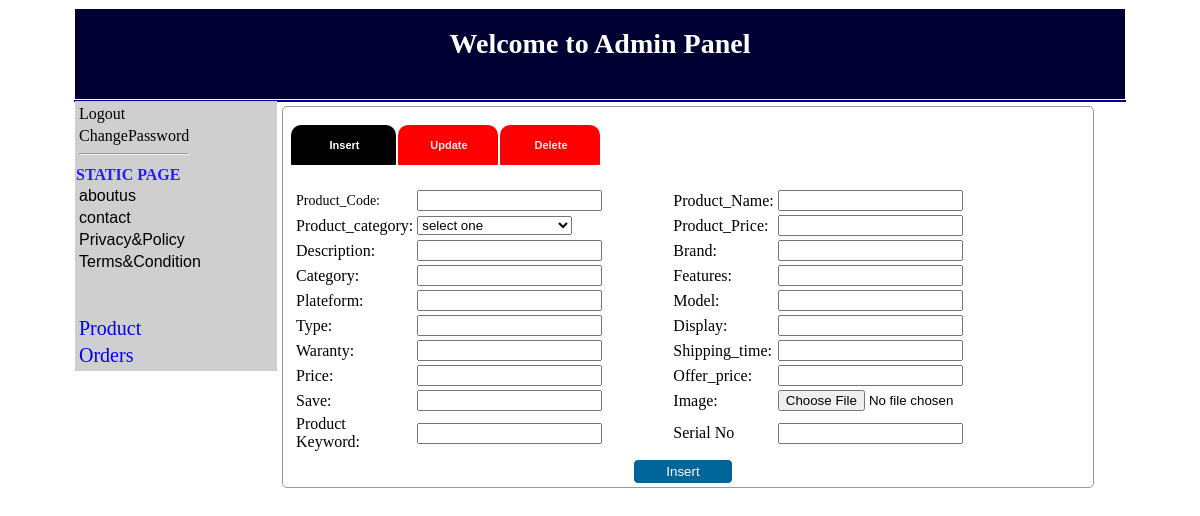
Screenshot of /admin/insert.php with the database file from the repository.
### tables this page shows
CREATE TABLE `static` (
  `static_id` int(11) NOT NULL,
  `page` varchar(200) NOT NULL,
  `details` longtext NOT NULL
);

### admin/left.php (the view)
<div style="width:200px; height:auto; float:left; margin:auto;color:#271CFB; border:1px #CCCCCC solid;background-color:#CFCFCF;">
<table >
 <tr><td>
 <a href="logout.php" style="text-decoration:none; color:#000000;">
 Logout</a></td></tr>
 <tr><td><a href="changepassword.php" style="text-decoration:none; color:#000000;">ChangePassword</a><hr /></td></tr></table>
<form action="left.php" method="post">
<b>STATIC PAGE</b>
<table>
<?php
include('dbconnection.php');
$nice=mysqli_query($bd,"select * from static");
while($way=mysqli_fetch_array($nice))
{
?>
<tr>
<td><a href="page.php?id=<?php echo $way['static_id'];?>" style="font-family:Tahoma, Geneva, sans-serif;text-decoration:none;color:#000000;" ><?php echo $way['page'];?></a></td>
</tr>
<?php
}?>
</table>
</form>
<table style="border:0px solid #330033; margin-top:40px;">
<tr><td><a href="insert.php" style="text-decoration:none; font-size:20px;">Product</a></td></tr>
<tr><td><a href="orders.php" target="_blank" style="text-decoration:none; font-size:20px;">Orders</a></td></tr>
   </table>
</div>

### rows the page displays
static: page "aboutus"
static: page "contact"
static: page "Privacy&Policy"
static: page "Terms&Condition"
